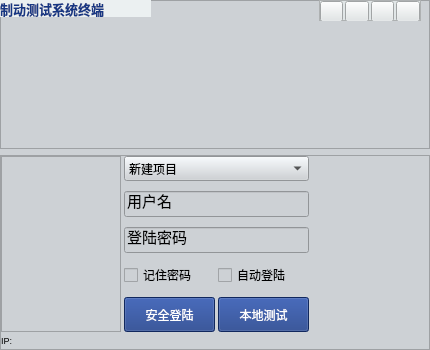
<?xml version="1.0" encoding="UTF-8"?>
<ui version="4.0">
 <class>Login</class>
 <widget class="QWidget" name="Login">
  <property name="geometry">
   <rect>
    <x>0</x>
    <y>0</y>
    <width>430</width>
    <height>350</height>
   </rect>
  </property>
  <property name="sizePolicy">
   <sizepolicy hsizetype="Fixed" vsizetype="Fixed">
    <horstretch>0</horstretch>
    <verstretch>0</verstretch>
   </sizepolicy>
  </property>
  <property name="minimumSize">
   <size>
    <width>430</width>
    <height>350</height>
   </size>
  </property>
  <property name="maximumSize">
   <size>
    <width>430</width>
    <height>350</height>
   </size>
  </property>
  <property name="windowTitle">
   <string notr="true">Login</string>
  </property>
  <property name="styleSheet">
   <string notr="true">background-color: rgb(205, 209, 213);</string>
  </property>
  <layout class="QGridLayout" name="gridLayout">
   <property name="leftMargin">
    <number>0</number>
   </property>
   <property name="topMargin">
    <number>0</number>
   </property>
   <property name="rightMargin">
    <number>0</number>
   </property>
   <property name="bottomMargin">
    <number>0</number>
   </property>
   <property name="horizontalSpacing">
    <number>0</number>
   </property>
   <property name="verticalSpacing">
    <number>6</number>
   </property>
   <item row="0" column="0">
    <widget class="QFrame" name="frame_3">
     <property name="maximumSize">
      <size>
       <width>16777215</width>
       <height>160</height>
      </size>
     </property>
     <property name="styleSheet">
      <string notr="true">#frame_3{border-image: url(:/ico/ico/ruililogin.png)}
#frame_3 *{border-image: url()}</string>
     </property>
     <property name="frameShape">
      <enum>QFrame::StyledPanel</enum>
     </property>
     <property name="frameShadow">
      <enum>QFrame::Raised</enum>
     </property>
     <widget class="QFrame" name="frame_4">
      <property name="geometry">
       <rect>
        <x>319</x>
        <y>0</y>
        <width>102</width>
        <height>21</height>
       </rect>
      </property>
      <property name="styleSheet">
       <string notr="true">background-color: rgb(225, 230, 231);
border-image: url(:/ico/ico/toolground.png);</string>
      </property>
      <property name="frameShape">
       <enum>QFrame::StyledPanel</enum>
      </property>
      <property name="frameShadow">
       <enum>QFrame::Raised</enum>
      </property>
      <layout class="QHBoxLayout" name="horizontalLayout_3">
       <property name="spacing">
        <number>2</number>
       </property>
       <property name="leftMargin">
        <number>0</number>
       </property>
       <property name="topMargin">
        <number>0</number>
       </property>
       <property name="rightMargin">
        <number>0</number>
       </property>
       <property name="bottomMargin">
        <number>0</number>
       </property>
       <item>
        <widget class="QPushButton" name="pushButton_3">
         <property name="sizePolicy">
          <sizepolicy hsizetype="Minimum" vsizetype="Minimum">
           <horstretch>0</horstretch>
           <verstretch>0</verstretch>
          </sizepolicy>
         </property>
         <property name="minimumSize">
          <size>
           <width>21</width>
           <height>21</height>
          </size>
         </property>
         <property name="toolTip">
          <string notr="true">关于</string>
         </property>
         <property name="styleSheet">
          <string notr="true">QPushButton{border-image: url(:/ico/ico/about.png)}
</string>
         </property>
         <property name="text">
          <string/>
         </property>
        </widget>
       </item>
       <item>
        <widget class="QPushButton" name="more">
         <property name="sizePolicy">
          <sizepolicy hsizetype="Minimum" vsizetype="Minimum">
           <horstretch>0</horstretch>
           <verstretch>0</verstretch>
          </sizepolicy>
         </property>
         <property name="minimumSize">
          <size>
           <width>21</width>
           <height>21</height>
          </size>
         </property>
         <property name="toolTip">
          <string>设置终端连接WIFI密码</string>
         </property>
         <property name="styleSheet">
          <string notr="true">QPushButton{border-image: url(:/ico/ico/more.png)}
</string>
         </property>
         <property name="text">
          <string/>
         </property>
        </widget>
       </item>
       <item>
        <widget class="QPushButton" name="minimum">
         <property name="sizePolicy">
          <sizepolicy hsizetype="Minimum" vsizetype="Minimum">
           <horstretch>0</horstretch>
           <verstretch>0</verstretch>
          </sizepolicy>
         </property>
         <property name="minimumSize">
          <size>
           <width>21</width>
           <height>21</height>
          </size>
         </property>
         <property name="toolTip">
          <string>最小</string>
         </property>
         <property name="styleSheet">
          <string notr="true">QPushButton{border-image: url(:/ico/ico/mini.png)}
</string>
         </property>
         <property name="text">
          <string/>
         </property>
         <property name="iconSize">
          <size>
           <width>20</width>
           <height>20</height>
          </size>
         </property>
        </widget>
       </item>
       <item>
        <widget class="QPushButton" name="exit">
         <property name="sizePolicy">
          <sizepolicy hsizetype="Minimum" vsizetype="Minimum">
           <horstretch>0</horstretch>
           <verstretch>0</verstretch>
          </sizepolicy>
         </property>
         <property name="minimumSize">
          <size>
           <width>21</width>
           <height>21</height>
          </size>
         </property>
         <property name="toolTip">
          <string>关闭</string>
         </property>
         <property name="styleSheet">
          <string notr="true">QPushButton{border-image: url(:/ico/ico/close.png)}
</string>
         </property>
         <property name="text">
          <string/>
         </property>
        </widget>
       </item>
      </layout>
      <zorder>exit</zorder>
      <zorder>more</zorder>
      <zorder>minimum</zorder>
      <zorder>pushButton_3</zorder>
     </widget>
     <widget class="QLabel" name="label">
      <property name="geometry">
       <rect>
        <x>0</x>
        <y>0</y>
        <width>151</width>
        <height>17</height>
       </rect>
      </property>
      <property name="font">
       <font>
        <family>Agency FB</family>
        <pointsize>10</pointsize>
        <weight>75</weight>
        <bold>true</bold>
        <kerning>true</kerning>
       </font>
      </property>
      <property name="styleSheet">
       <string notr="true">background-color: rgb(235, 240, 241);
color: rgb(23, 55, 131);</string>
      </property>
      <property name="text">
       <string>制动测试系统终端</string>
      </property>
     </widget>
    </widget>
   </item>
   <item row="1" column="0">
    <widget class="QFrame" name="frame">
     <property name="frameShape">
      <enum>QFrame::StyledPanel</enum>
     </property>
     <property name="frameShadow">
      <enum>QFrame::Raised</enum>
     </property>
     <layout class="QVBoxLayout" name="verticalLayout">
      <property name="spacing">
       <number>0</number>
      </property>
      <property name="leftMargin">
       <number>0</number>
      </property>
      <property name="topMargin">
       <number>0</number>
      </property>
      <property name="rightMargin">
       <number>0</number>
      </property>
      <property name="bottomMargin">
       <number>3</number>
      </property>
      <item>
       <layout class="QGridLayout" name="gridLayout_2">
        <property name="bottomMargin">
         <number>3</number>
        </property>
        <property name="horizontalSpacing">
         <number>3</number>
        </property>
        <property name="verticalSpacing">
         <number>10</number>
        </property>
        <item row="0" column="0" rowspan="5">
         <widget class="QFrame" name="frame_2">
          <property name="sizePolicy">
           <sizepolicy hsizetype="Preferred" vsizetype="Preferred">
            <horstretch>0</horstretch>
            <verstretch>0</verstretch>
           </sizepolicy>
          </property>
          <property name="minimumSize">
           <size>
            <width>120</width>
            <height>100</height>
           </size>
          </property>
          <property name="styleSheet">
           <string notr="true">border-image: url(:/ico/ico/user.png);</string>
          </property>
          <property name="frameShape">
           <enum>QFrame::StyledPanel</enum>
          </property>
          <property name="frameShadow">
           <enum>QFrame::Raised</enum>
          </property>
         </widget>
        </item>
        <item row="1" column="1" colspan="2">
         <widget class="QLineEdit" name="lineEdit">
          <property name="enabled">
           <bool>true</bool>
          </property>
          <property name="sizePolicy">
           <sizepolicy hsizetype="Preferred" vsizetype="Fixed">
            <horstretch>50</horstretch>
            <verstretch>0</verstretch>
           </sizepolicy>
          </property>
          <property name="minimumSize">
           <size>
            <width>0</width>
            <height>25</height>
           </size>
          </property>
          <property name="baseSize">
           <size>
            <width>0</width>
            <height>27</height>
           </size>
          </property>
          <property name="font">
           <font>
            <pointsize>11</pointsize>
            <weight>50</weight>
            <italic>false</italic>
            <bold>false</bold>
           </font>
          </property>
          <property name="toolTip">
           <string>&lt;html&gt;&lt;head/&gt;&lt;body&gt;&lt;p&gt;用户名&lt;/p&gt;&lt;/body&gt;&lt;/html&gt;</string>
          </property>
          <property name="whatsThis">
           <string>&lt;html&gt;&lt;head/&gt;&lt;body&gt;&lt;p&gt;用户名&lt;/p&gt;&lt;/body&gt;&lt;/html&gt;</string>
          </property>
          <property name="text">
           <string>用户名</string>
          </property>
          <property name="cursorPosition">
           <number>3</number>
          </property>
         </widget>
        </item>
        <item row="2" column="1" colspan="2">
         <widget class="QLineEdit" name="lineEdit_2">
          <property name="sizePolicy">
           <sizepolicy hsizetype="Preferred" vsizetype="Fixed">
            <horstretch>0</horstretch>
            <verstretch>0</verstretch>
           </sizepolicy>
          </property>
          <property name="minimumSize">
           <size>
            <width>0</width>
            <height>25</height>
           </size>
          </property>
          <property name="font">
           <font>
            <pointsize>11</pointsize>
           </font>
          </property>
          <property name="toolTip">
           <string>&lt;html&gt;&lt;head/&gt;&lt;body&gt;&lt;p&gt;密码&lt;/p&gt;&lt;/body&gt;&lt;/html&gt;</string>
          </property>
          <property name="whatsThis">
           <string>&lt;html&gt;&lt;head/&gt;&lt;body&gt;&lt;p&gt;密码&lt;/p&gt;&lt;/body&gt;&lt;/html&gt;</string>
          </property>
          <property name="text">
           <string>登陆密码</string>
          </property>
         </widget>
        </item>
        <item row="2" column="3">
         <spacer name="horizontalSpacer_3">
          <property name="orientation">
           <enum>Qt::Horizontal</enum>
          </property>
          <property name="sizeHint" stdset="0">
           <size>
            <width>120</width>
            <height>20</height>
           </size>
          </property>
         </spacer>
        </item>
        <item row="3" column="1">
         <widget class="QCheckBox" name="checkBox">
          <property name="sizePolicy">
           <sizepolicy hsizetype="Minimum" vsizetype="Preferred">
            <horstretch>0</horstretch>
            <verstretch>0</verstretch>
           </sizepolicy>
          </property>
          <property name="text">
           <string>记住密码</string>
          </property>
         </widget>
        </item>
        <item row="3" column="2">
         <widget class="QCheckBox" name="checkBox_2">
          <property name="text">
           <string>自动登陆</string>
          </property>
         </widget>
        </item>
        <item row="4" column="1">
         <widget class="QPushButton" name="pushButton">
          <property name="sizePolicy">
           <sizepolicy hsizetype="Preferred" vsizetype="Fixed">
            <horstretch>0</horstretch>
            <verstretch>0</verstretch>
           </sizepolicy>
          </property>
          <property name="minimumSize">
           <size>
            <width>0</width>
            <height>35</height>
           </size>
          </property>
          <property name="styleSheet">
           <string notr="true">color: rgb(255, 255, 255);
background-color: rgb(24, 56, 132);</string>
          </property>
          <property name="text">
           <string>安全登陆</string>
          </property>
         </widget>
        </item>
        <item row="4" column="2">
         <widget class="QPushButton" name="pushButton_2">
          <property name="sizePolicy">
           <sizepolicy hsizetype="Preferred" vsizetype="Fixed">
            <horstretch>0</horstretch>
            <verstretch>0</verstretch>
           </sizepolicy>
          </property>
          <property name="minimumSize">
           <size>
            <width>0</width>
            <height>35</height>
           </size>
          </property>
          <property name="styleSheet">
           <string notr="true">color: rgb(255, 255, 255);
background-color: rgb(24, 56, 132);</string>
          </property>
          <property name="text">
           <string>本地测试</string>
          </property>
         </widget>
        </item>
        <item row="0" column="1" colspan="2">
         <widget class="QComboBox" name="comboBox">
          <property name="sizePolicy">
           <sizepolicy hsizetype="MinimumExpanding" vsizetype="Minimum">
            <horstretch>0</horstretch>
            <verstretch>0</verstretch>
           </sizepolicy>
          </property>
          <property name="minimumSize">
           <size>
            <width>0</width>
            <height>25</height>
           </size>
          </property>
          <property name="maximumSize">
           <size>
            <width>200</width>
            <height>16777215</height>
           </size>
          </property>
          <item>
           <property name="text">
            <string>新建项目</string>
           </property>
          </item>
          <item>
           <property name="text">
            <string>新建项目</string>
           </property>
          </item>
          <item>
           <property name="text">
            <string>新建项目</string>
           </property>
          </item>
         </widget>
        </item>
       </layout>
      </item>
      <item>
       <widget class="QLabel" name="label_LocalIP">
        <property name="sizePolicy">
         <sizepolicy hsizetype="Preferred" vsizetype="Preferred">
          <horstretch>0</horstretch>
          <verstretch>0</verstretch>
         </sizepolicy>
        </property>
        <property name="minimumSize">
         <size>
          <width>100</width>
          <height>0</height>
         </size>
        </property>
        <property name="maximumSize">
         <size>
          <width>16777215</width>
          <height>15</height>
         </size>
        </property>
        <property name="font">
         <font>
          <pointsize>7</pointsize>
         </font>
        </property>
        <property name="lineWidth">
         <number>0</number>
        </property>
        <property name="text">
         <string>IP: </string>
        </property>
       </widget>
      </item>
     </layout>
    </widget>
   </item>
  </layout>
 </widget>
 <resources/>
 <connections/>
</ui>
